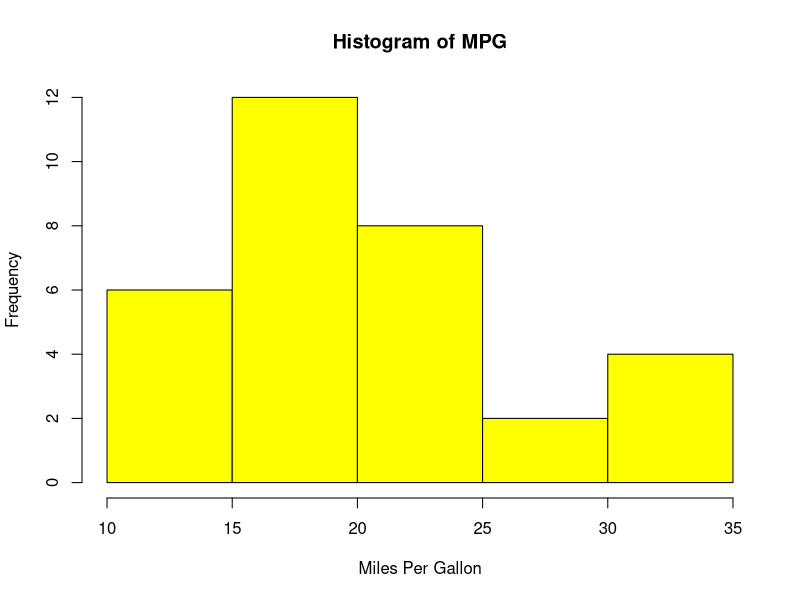

Generate this figure with R:
# Experiment- 06
# Load Dataset 
data(mtcars) 
# Descriptive Statistics 
mean(mtcars$mpg) 
median(mtcars$mpg) 
var(mtcars$mpg) 
sd(mtcars$mpg) 
summary(mtcars$mpg) 
# Inferential Statistics 
t.test(mtcars$mpg, mu=20) 

# (6.1)Calculate statistics for HP variable
data(mtcars)
mean(mtcars$hp)
median(mtcars$hp)
var(mtcars$hp)
sd(mtcars$hp)
summary(mtcars$hp)

# (6.2)Perform t-test for WT variable
data(mtcars)
t.test(mtcars$wt, mu = 3) 

# (6.3)Calculate correlation between MPG and HP
data(mtcars)
correlation <- cor(mtcars$mpg, mtcars$hp)
cat("Correlation =", correlation)

# (6.4)Calculate quartiles
data(mtcars)
quantile(mtcars$mpg)

# (6.5)Draw histogram of MPG
data(mtcars)
hist(mtcars$mpg,
     col = "yellow",
     border = "black",
     main = "Histogram of MPG",
     xlab = "Miles Per Gallon",
     ylab = "Frequency")
